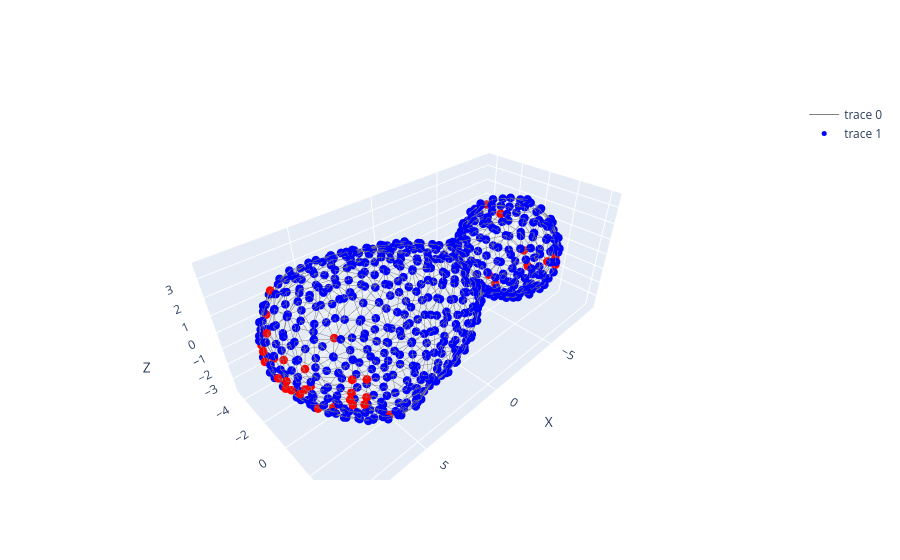

Source (notebook cell):
### Code cell
# Assume centroids is (C,3) and G is your cell graph
# For a binary marker:
marker_color = cell_markers_binary[:,8]  # e.g., 0/1 for serotonin+
plot_cell_graph_3D(centroids, cell_graph, node_color=marker_color)

### Figure 1 — Plotly figure (JSON) as saved in the notebook; plotly's stock layout.template omitted (floating-point values rounded to 4 significant figures; data arrays with more than 128 entries replaced by an {"elided": "..."} marker saying what was removed)
{"data": [{"hoverinfo": "none", "line": {"color": "gray", "width": 1}, "mode": "lines", "type": "scatter3d", "x": {"elided": "5304 float values"}, "y": {"elided": "5304 float values"}, "z": {"elided": "5304 float values"}}, {"hoverinfo": "text", "marker": {"color": {"elided": "590 str values"}, "line": {"width": 0}, "size": 5}, "mode": "markers", "type": "scatter3d", "x": {"elided": "590 float values"}, "y": {"elided": "590 float values"}, "z": {"elided": "590 float values"}}], "layout": {"scene": {"aspectmode": "data", "xaxis": {"title": {"text": "X"}}, "yaxis": {"title": {"text": "Y"}}, "zaxis": {"title": {"text": "Z"}}}}}
